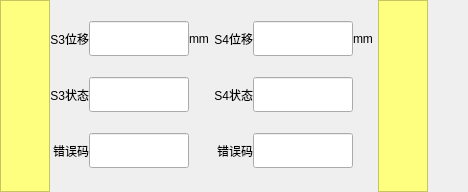
       <widget class="QWidget" name="widget_6" native="true">
        <layout class="QGridLayout" name="gridLayout_29">
         <property name="leftMargin">
          <number>0</number>
         </property>
         <property name="topMargin">
          <number>0</number>
         </property>
         <property name="rightMargin">
          <number>0</number>
         </property>
         <property name="bottomMargin">
          <number>0</number>
         </property>
         <property name="spacing">
          <number>0</number>
         </property>
         <item row="0" column="0">
          <layout class="QGridLayout" name="gridLayout_30">
           <property name="spacing">
            <number>0</number>
           </property>
           <item row="0" column="0">
            <widget class="QTableView" name="tvS3">
             <property name="maximumSize">
              <size>
               <width>50</width>
               <height>16777215</height>
              </size>
             </property>
             <property name="styleSheet">
              <string notr="true">background-color: rgb(255, 255, 127);</string>
             </property>
            </widget>
           </item>
           <item row="0" column="1">
            <layout class="QGridLayout" name="gridLayout_31">
             <property name="rightMargin">
              <number>5</number>
             </property>
             <property name="spacing">
              <number>0</number>
             </property>
             <item row="3" column="0">
              <widget class="QLabel" name="label_169">
               <property name="text">
                <string>错误码</string>
               </property>
               <property name="alignment">
                <set>Qt::AlignRight|Qt::AlignTrailing|Qt::AlignVCenter</set>
               </property>
              </widget>
             </item>
             <item row="3" column="1">
              <widget class="QLineEdit" name="lineEdit_S3error">
               <property name="minimumSize">
                <size>
                 <width>100</width>
                 <height>35</height>
                </size>
               </property>
               <property name="maximumSize">
                <size>
                 <width>50</width>
                 <height>16777215</height>
                </size>
               </property>
              </widget>
             </item>
             <item row="2" column="1">
              <widget class="QLineEdit" name="lineEdit_S3status">
               <property name="minimumSize">
                <size>
                 <width>100</width>
                 <height>35</height>
                </size>
               </property>
               <property name="maximumSize">
                <size>
                 <width>50</width>
                 <height>16777215</height>
                </size>
               </property>
              </widget>
             </item>
             <item row="2" column="0">
              <widget class="QLabel" name="label_168">
               <property name="text">
                <string>S3状态</string>
               </property>
               <property name="alignment">
                <set>Qt::AlignRight|Qt::AlignTrailing|Qt::AlignVCenter</set>
               </property>
              </widget>
             </item>
             <item row="1" column="1">
              <widget class="QLineEdit" name="lineEdit_S3dis">
               <property name="minimumSize">
                <size>
                 <width>100</width>
                 <height>35</height>
                </size>
               </property>
               <property name="maximumSize">
                <size>
                 <width>50</width>
                 <height>16777215</height>
                </size>
               </property>
              </widget>
             </item>
             <item row="1" column="0">
              <widget class="QLabel" name="label_170">
               <property name="text">
                <string>S3位移</string>
               </property>
               <property name="alignment">
                <set>Qt::AlignRight|Qt::AlignTrailing|Qt::AlignVCenter</set>
               </property>
              </widget>
             </item>
             <item row="1" column="2">
              <widget class="QLabel" name="label_171">
               <property name="text">
                <string>mm</string>
               </property>
              </widget>
             </item>
            </layout>
           </item>
           <item row="0" column="2">
            <layout class="QGridLayout" name="gridLayout_32">
             <property name="rightMargin">
              <number>5</number>
             </property>
             <property name="spacing">
              <number>0</number>
             </property>
             <item row="3" column="1">
              <widget class="QLineEdit" name="lineEdit_S4error">
               <property name="minimumSize">
                <size>
                 <width>100</width>
                 <height>35</height>
                </size>
               </property>
               <property name="maximumSize">
                <size>
                 <width>50</width>
                 <height>16777215</height>
                </size>
               </property>
              </widget>
             </item>
             <item row="2" column="1">
              <widget class="QLineEdit" name="lineEdit_S4status">
               <property name="minimumSize">
                <size>
                 <width>100</width>
                 <height>35</height>
                </size>
               </property>
               <property name="maximumSize">
                <size>
                 <width>50</width>
                 <height>16777215</height>
                </size>
               </property>
              </widget>
             </item>
             <item row="2" column="0">
              <widget class="QLabel" name="label_173">
               <property name="text">
                <string>S4状态</string>
               </property>
               <property name="alignment">
                <set>Qt::AlignRight|Qt::AlignTrailing|Qt::AlignVCenter</set>
               </property>
              </widget>
             </item>
             <item row="1" column="1">
              <widget class="QLineEdit" name="lineEdit_S4dis">
               <property name="minimumSize">
                <size>
                 <width>100</width>
                 <height>35</height>
                </size>
               </property>
               <property name="maximumSize">
                <size>
                 <width>50</width>
                 <height>16777215</height>
                </size>
               </property>
              </widget>
             </item>
             <item row="3" column="0">
              <widget class="QLabel" name="label_174">
               <property name="text">
                <string>错误码</string>
               </property>
               <property name="alignment">
                <set>Qt::AlignRight|Qt::AlignTrailing|Qt::AlignVCenter</set>
               </property>
              </widget>
             </item>
             <item row="1" column="2">
              <widget class="QLabel" name="label_176">
               <property name="text">
                <string>mm</string>
               </property>
              </widget>
             </item>
             <item row="1" column="0">
              <widget class="QLabel" name="label_175">
               <property name="text">
                <string>S4位移</string>
               </property>
               <property name="alignment">
                <set>Qt::AlignRight|Qt::AlignTrailing|Qt::AlignVCenter</set>
               </property>
              </widget>
             </item>
            </layout>
           </item>
           <item row="0" column="4">
            <spacer name="horizontalSpacer_5">
             <property name="orientation">
              <enum>Qt::Horizontal</enum>
             </property>
             <property name="sizeHint" stdset="0">
              <size>
               <width>40</width>
               <height>20</height>
              </size>
             </property>
            </spacer>
           </item>
           <item row="0" column="3">
            <widget class="QTableView" name="tvS4">
             <property name="maximumSize">
              <size>
               <width>50</width>
               <height>16777215</height>
              </size>
             </property>
             <property name="styleSheet">
              <string notr="true">background-color: rgb(255, 255, 127);</string>
             </property>
            </widget>
           </item>
          </layout>
         </item>
        </layout>
       </widget>
